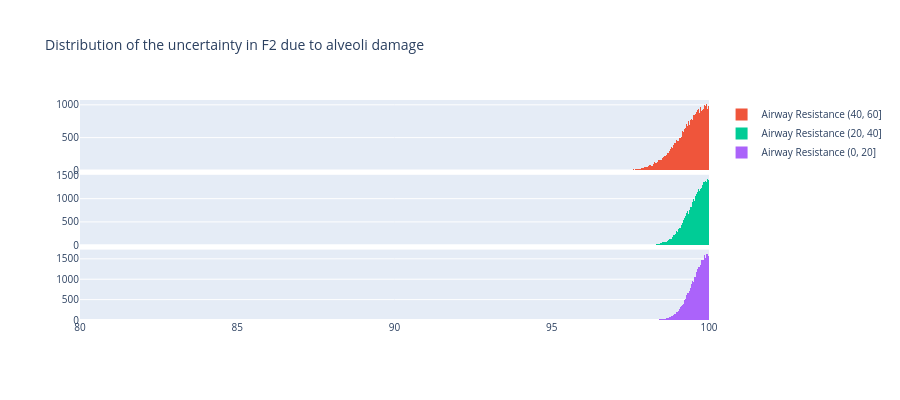

This figure's notebook cell:
### Code cell
# Create subplot with 4 rows
fig = make_subplots(
    rows=3, cols=1, shared_xaxes=True, vertical_spacing=0.02
)

# For each group compute the std up and down
for i in np.arange(1, 4):
    print(f"Group {group_labels[i]}")
    o2sat_group = df[df["AR group"] == group_labels[i]][O2_col]
    o2sat_group_up = o2sat_group[o2sat_group > 100]
    o2sat_group_down = o2sat_group[o2sat_group <= 100]
    # Print std for both
    print(f"Std up: {o2sat_group_up.std()}")
    print(f"Std down: {o2sat_group_down.std()}")
    # Print diff
    diff = o2sat_group_down.std() - o2sat_group_up.std()
    print(f"Std diff: {diff}")

    # Generate 1000 points from normal distribution with mean 100 and std diff
    sample = np.random.normal(100, diff, 100000)
    # Remove samples above 100
    sample = sample[sample <= 100]
    # Add to plot
    fig.add_trace(
        go.Histogram(
            x=sample,
            name=f"Airway Resistance {group_labels[i]}",
            # Bin size of 1
            xbins=dict(start=75, end=110, size=0.02),
        ),
        row=i,
        col=1,
    )

title = f"Distribution of the uncertainty in F2 due to alveoli damage"
fig.update_layout(
    title=title,
    font=dict(size=10),
    height=400
)
fig.update_xaxes(range=[80, 100])
fig.update_xaxes(
    title_text="Uncertainty due to alveoli damage",
    row=len(group_labels) - 1,
    range=[80, 100],
    col=1,
)
# Put first colour to red on row 1, second to green row 2, third to purple row 3
fig.update_traces(marker_color="#EF553B", row=1, col=1)
fig.update_traces(marker_color="#00CC96", row=2, col=1)
fig.update_traces(marker_color="#AB63FA", row=3, col=1)

fig.show()

### Figure 1 — Plotly figure (JSON) as saved in the notebook; plotly's stock layout.template omitted (floating-point values rounded to 4 significant figures; data arrays with more than 128 entries replaced by an {"elided": "..."} marker saying what was removed)
{"data": [{"marker": {"color": "#EF553B"}, "name": "Airway Resistance (40, 60]", "type": "histogram", "x": {"elided": "49947 float values"}, "xaxis": "x", "xbins": {"end": 110, "size": 0.02, "start": 75}, "yaxis": "y"}, {"marker": {"color": "#00CC96"}, "name": "Airway Resistance (20, 40]", "type": "histogram", "x": {"elided": "49996 float values"}, "xaxis": "x2", "xbins": {"end": 110, "size": 0.02, "start": 75}, "yaxis": "y2"}, {"marker": {"color": "#AB63FA"}, "name": "Airway Resistance (0, 20]", "type": "histogram", "x": {"elided": "49965 float values"}, "xaxis": "x3", "xbins": {"end": 110, "size": 0.02, "start": 75}, "yaxis": "y3"}], "layout": {"font": {"size": 10}, "height": 400, "title": {"text": "Distribution of the uncertainty in F2 due to alveoli damage"}, "xaxis": {"anchor": "y", "domain": [0, 1], "matches": "x3", "range": [80, 100], "showticklabels": false}, "xaxis2": {"anchor": "y2", "domain": [0, 1], "matches": "x3", "range": [80, 100], "showticklabels": false}, "xaxis3": {"anchor": "y3", "domain": [0, 1], "range": [80, 100]}, "yaxis": {"anchor": "x", "domain": [0.68, 1]}, "yaxis2": {"anchor": "x2", "domain": [0.34, 0.66]}, "yaxis3": {"anchor": "x3", "domain": [0, 0.32]}}}
